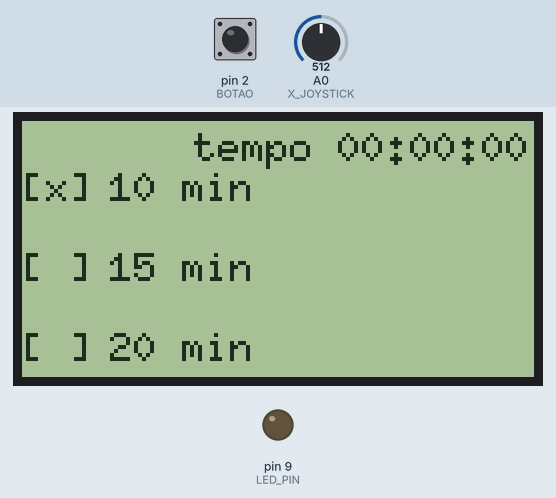
Recording of a sketch running on a simulated Arduino Uno, built with avr-gcc and run on an emulated ATmega328P. Parts: 128×64 one-colour display, output pins drawn as LEDs (lit = HIGH). The inputs (shaded band) are chosen by the test bench; at power-on: pin 2 (BOTAO) HIGH, A0 (X_JOYSTICK) = 512.

Above: at 1.2 s.
1.3 s: pin 2 (BOTAO) pulled LOW for 0.15 s
At 2.3 s:
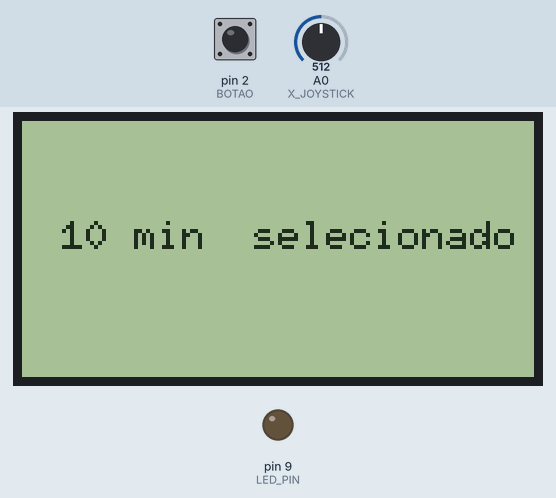
4.4 s: pin 2 (BOTAO) pulled LOW for 1 s
At 5.5 s:
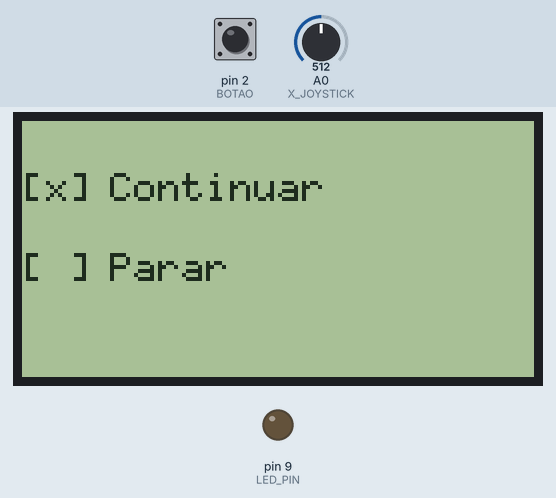
6.9 s: A0 (X_JOYSTICK) set to 610
At 8.2 s:
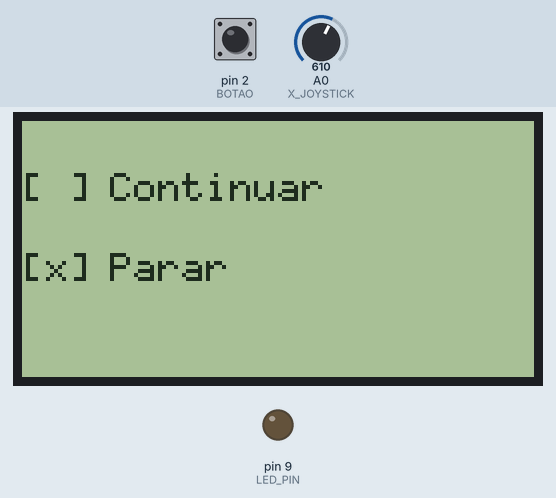
Timing chart, 0 to 9.9 s (numbered marks = the images above; inputs shaded):
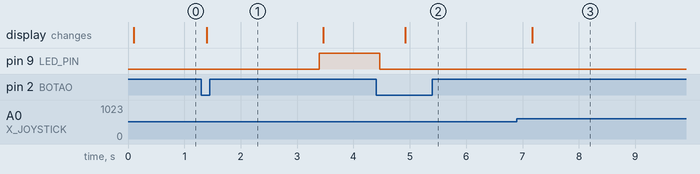

Measured:
- after the input at 1.3 s, pin 9 (LED_PIN): LOW → HIGH after 2.1 s; the display: changes after 0.10 s (image 1)
- after the input at 4.4 s, pin 9 (LED_PIN): HIGH → LOW after 0.07 s; the display: changes after 0.51 s (image 2)
- after the input at 6.9 s, the display: changes after 0.27 s (image 3)

The sketch:

projeto_display.ino
```cpp
#include <Arduino.h>
#include <SPI.h>
#include <U8g2lib.h>

// Definição dos pinos
#define X_JOYSTICK A0     // Pino analógico para joystick
#define BOTAO 2           // Pino do botão para selecionar/pausar
#define LED_PIN 9         // Pino do LED

// Configuração do display
U8G2_ST7920_128X64_F_SW_SPI u8g2(U8G2_R2, 13, 11, 10, U8X8_PIN_NONE);

// Variáveis de navegação e seleção
int opcaoSelecionada = 0;
bool opcaoConfirmada = false;

// Opções de tempo (5 min, 10 min, 20 min) e seus tempos em segundos
const char* opcoes[] = {" 10 min ", " 15 min", " 20 min"};
unsigned long tempos[] = {10 * 60, 15 * 60, 20 * 60}; // Tempo em segundos

// Debounce do botão
bool debounceBotao(int pinoBotao) {
    static unsigned long ultimoTempo = 0;
    static bool estadoAnterior = HIGH;
    bool estadoAtual = digitalRead(pinoBotao);

    if (estadoAtual == LOW && estadoAnterior == HIGH && millis() - ultimoTempo > 50) {
        ultimoTempo = millis();
        estadoAnterior = estadoAtual;
        return true;
    }
    estadoAnterior = estadoAtual;
    return false;
}

// Variável global para acumular o tempo total cronometrado
unsigned long tempoTotalCronometrado = 0; // Tempo total acumulado em segundos

void exibirMensagemConfirmacao() {
    u8g2.clearBuffer();
    char mensagem[30];
    snprintf(mensagem, sizeof(mensagem), "%s selecionado", opcoes[opcaoSelecionada]);
    int16_t x = (128 - u8g2.getStrWidth(mensagem)) / 2;
    int16_t y = 32;
    u8g2.drawStr(x, y, mensagem);
    u8g2.sendBuffer();
    delay(2000);
}

int exibirMenuPausa() {
    int opcaoPausa = 0;
    bool escolhaConfirmada = false;
    digitalWrite(LED_PIN, LOW); // Desliga o LED ao término da contagem
    delay(400);
    while (!escolhaConfirmada) {
        u8g2.setFont(u8g2_font_6x10_tr); // Define fonte pequena como padrão
        u8g2.clearBuffer();

        // Exibe as opções no menu de pausa
        for (int i = 0; i < 2; i++) {
            if (i == opcaoPausa) {
                u8g2.drawStr(0, 20 + i * 20, "[x]");
            } else {
                u8g2.drawStr(0, 20 + i * 20, "[ ]");
            }
            const char* opcoesPausa[] = {" Continuar", " Parar"};
            u8g2.drawStr(16, 20 + i * 20, opcoesPausa[i]);
        }

        u8g2.sendBuffer();

        // Leitura do joystick para navegação
        int leituraJoystick = analogRead(X_JOYSTICK);

        if (leituraJoystick < 400) { // Movimento para cima
            if (opcaoPausa > 0) {
                opcaoPausa--;
                delay(200); // Debounce
            }
        } else if (leituraJoystick > 600) { // Movimento para baixo
            if (opcaoPausa < 1) {
                opcaoPausa++;
                delay(200); // Debounce
            }
        }

        // Confirmação da escolha
        if (debounceBotao(BOTAO)) {
            escolhaConfirmada = true;
        }
    }

    return opcaoPausa;
}

void iniciarContagemRegressiva(unsigned long tempoRestante) {
    unsigned long tempoInicial = tempoRestante; // Salva o tempo inicial
    digitalWrite(LED_PIN, HIGH); // Liga o LED indicando início da contagem
    u8g2.setFont(u8g2_font_fub30_tr); // Configura uma fonte maior para o display

    bool pausado = false; // Variável para controlar a pausa

    while (tempoRestante > 0) {
        if (digitalRead(BOTAO) == LOW) { // Verifica se o botão foi pressionado
            pausado = true;              // Entra no estado de pausa
        }

        if (pausado) {
            int escolha = exibirMenuPausa(); // Mostra o menu de pausa

            if (escolha == 0) { // Continuar
                pausado = false;
                u8g2.setFont(u8g2_font_fub30_tr); // Configura uma fonte maior para o display
                digitalWrite(LED_PIN, HIGH); // Liga o LED indicando início da contagem
            } else if (escolha == 1) { // Parar
                digitalWrite(LED_PIN, LOW); // Desliga o LED ao término da contagem
                u8g2.setFont(u8g2_font_6x10_tr); // Retorna para a fonte menor
                opcaoConfirmada = false; // Reseta o estado de confirmação
                break; // Sai do loop de contagem
            }
        }

        // Atualiza o display e decrementa o tempo se não estiver pausado
        if (!pausado) {

            int minutos = tempoRestante / 60;
            int segundos = tempoRestante % 60;

            u8g2.clearBuffer();

            // Configura a fonte para o cronômetro (fonte grande)
            u8g2.setFont(u8g2_font_fub30_tr); // Configura uma fonte maior para o display
            char contador[16];
            snprintf(contador, sizeof(contador), "%02d:%02d", minutos, segundos);
            int16_t x = (128 - u8g2.getStrWidth(contador)) / 2;
            int16_t y = 40;
            u8g2.drawStr(x, y, contador);

            // Configura a fonte para o texto pequeno
            u8g2.setFont(u8g2_font_6x10_tr);
            const char* textoPequeno = "press 1 sec pause";
            int16_t xTexto = (128 - u8g2.getStrWidth(textoPequeno)) / 2;
            int16_t yTexto = y + 20; // Posição abaixo do cronômetro
            u8g2.drawStr(xTexto, yTexto, textoPequeno);

            u8g2.sendBuffer();

            delay(1000); // Aguarda 1 segundo
            tempoRestante--;
        }
    }

    // Atualiza o tempo total cronometrado
    tempoTotalCronometrado += (tempoInicial - tempoRestante);

    digitalWrite(LED_PIN, LOW); // Desliga o LED ao término da contagem
    u8g2.setFont(u8g2_font_6x10_tr); // Retorna para a fonte menor
    opcaoConfirmada = false; // Reseta o estado de confirmação
}


void navegarOpcoes() {
    int leituraJoystick = analogRead(X_JOYSTICK);

    if (leituraJoystick < 400) { // Movimento para cima
        if (opcaoSelecionada > 0) {
            opcaoSelecionada--;
            delay(200); // Debounce
        }
    } else if (leituraJoystick > 600) { // Movimento para baixo
        if (opcaoSelecionada < 2) {
            opcaoSelecionada++;
            delay(200); // Debounce
        }
    }

    exibirMenu();
}

void exibirMenu() {
    u8g2.clearBuffer();

    // Exibe as opções no menu
    for (int i = 0; i < 3; i++) {
        if (i == opcaoSelecionada) {
            u8g2.drawStr(0, 20 + i * 20, "[x]");
        } else {
            u8g2.drawStr(0, 20 + i * 20, "[ ]");
        }
        u8g2.drawStr(16, 20 + i * 20, opcoes[i]);
    }

    // Calcula e exibe o tempo total no canto superior direito
    int horasTotais = tempoTotalCronometrado / 3600;           // Calcula as horas
    int minutosTotais = (tempoTotalCronometrado % 3600) / 60;  // Calcula os minutos restantes
    int segundosTotais = tempoTotalCronometrado % 60;          // Calcula os segundos restantes

    char tempoTotal[16];
    snprintf(tempoTotal, sizeof(tempoTotal), "tempo %02d:%02d:%02d", horasTotais, minutosTotais, segundosTotais);

    int16_t x = 128 - u8g2.getStrWidth(tempoTotal) - 2; // Posiciona no canto superior direito
    int16_t y = 10; // Posição no topo
    u8g2.drawStr(x, y, tempoTotal);

    u8g2.sendBuffer();
}

void setup() {
    pinMode(X_JOYSTICK, INPUT);
    pinMode(BOTAO, INPUT_PULLUP);
    pinMode(LED_PIN, OUTPUT);
    digitalWrite(LED_PIN, LOW);
    u8g2.begin();
    u8g2.setFont(u8g2_font_6x10_tr); // Define fonte menor como padrão
}

void loop() {
    if (opcaoConfirmada) {
        iniciarContagemRegressiva(tempos[opcaoSelecionada]);
    } else {
        if (debounceBotao(BOTAO)) {
            opcaoConfirmada = true;
            exibirMensagemConfirmacao();
        } else {
            navegarOpcoes();
        }
    }
}
```
